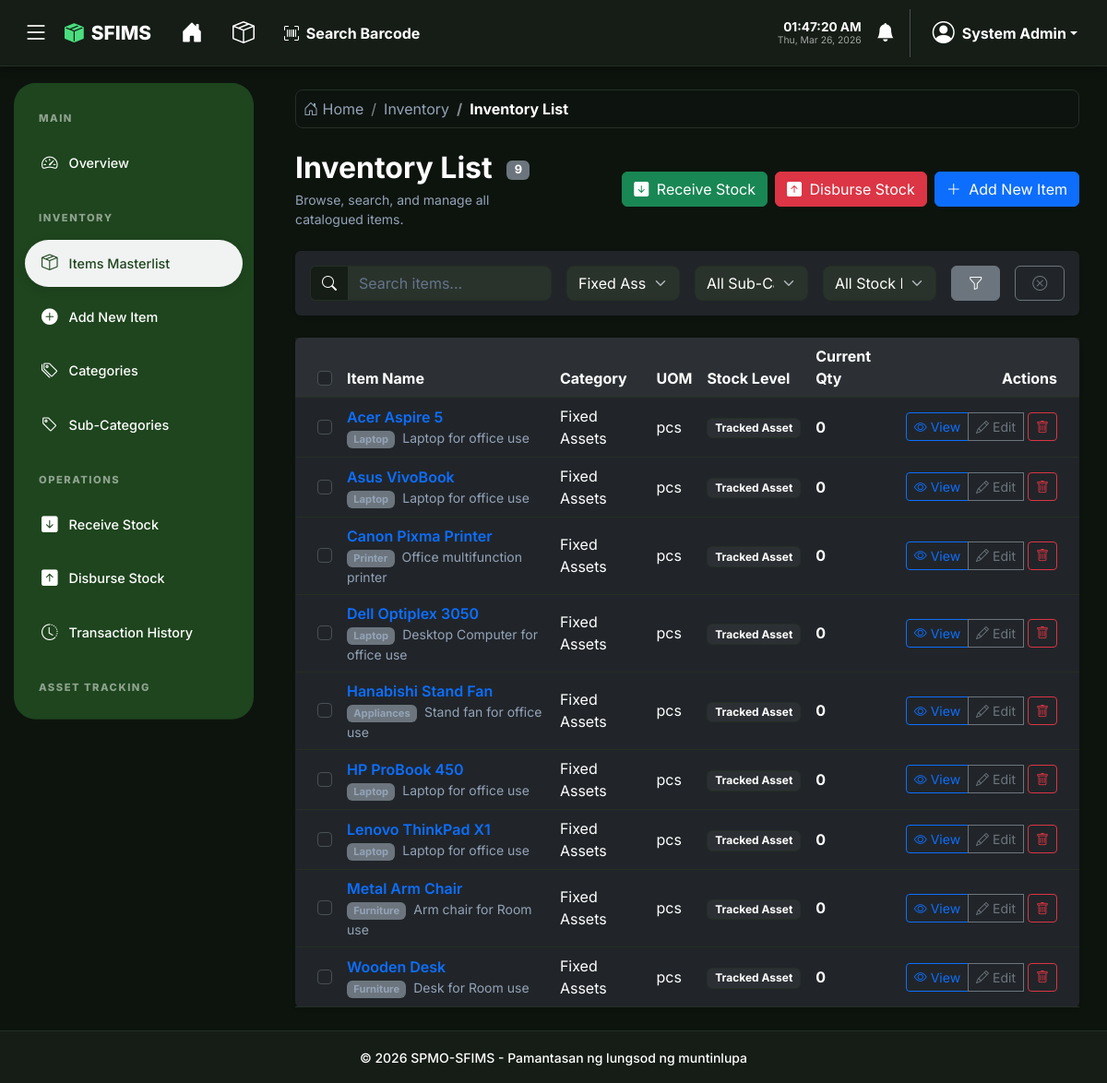
Page /inventory/items.php?category=2 (signed in) on the committed database.
### tables this page shows
CREATE TABLE IF NOT EXISTS items (
    id INT AUTO_INCREMENT PRIMARY KEY,
    name VARCHAR(255) NOT NULL,
    description TEXT,
    category_id INT,
    sub_category_id INT,
    uom VARCHAR(50) NOT NULL,
     
    threshold_quantity INT DEFAULT 0,
    current_quantity INT DEFAULT 0,
    created_at TIMESTAMP DEFAULT CURRENT_TIMESTAMP,
    FOREIGN KEY (category_id) REFERENCES categories(id) ON DELETE
    SET NULL,
        FOREIGN KEY (sub_category_id) REFERENCES sub_categories(id) ON DELETE
    SET NULL
);

CREATE TABLE IF NOT EXISTS sub_categories (
    id INT AUTO_INCREMENT PRIMARY KEY,
    category_id INT NOT NULL,
    name VARCHAR(100) NOT NULL,
    created_at TIMESTAMP DEFAULT CURRENT_TIMESTAMP,
    FOREIGN KEY (category_id) REFERENCES categories(id) ON DELETE CASCADE
);

CREATE TABLE IF NOT EXISTS categories (
    id INT AUTO_INCREMENT PRIMARY KEY,
    name VARCHAR(100) NOT NULL UNIQUE,
    created_at TIMESTAMP DEFAULT CURRENT_TIMESTAMP
);

### config/app.php (called while the page is built, shortened)
<?php
function h($string)
{
    return htmlspecialchars($string, ENT_QUOTES, 'UTF-8');
}

### inventory/items.php (the view, shortened to what this page needs)
<?php
require_once '../config/app.php';
$db = Database::getInstance();
$search = trim($_GET['search'] ?? '');
$category_id = (int)($_GET['category'] ?? 0);
$items_per_page = 50;
$p = max(1, (int)($_GET['page'] ?? 1));
$offset = ($p - 1) * $items_per_page;
$where_clauses = ["1=1"];
$params = [];
if ($category_id > 0) {
    $where_clauses[] = "i.category_id = ?";
    $params[] = $category_id;
}
$where_sql = implode(" AND ", $where_clauses);
$count_query = "SELECT COUNT(*) FROM items i WHERE $where_sql";
$count_stmt = $db->prepare($count_query);
$count_stmt->execute($params);
$total_items = (int)$count_stmt->fetchColumn();
$sql = "SELECT i.*, c.name as category_name, sc.name as sub_category_name
        FROM items i
        LEFT JOIN categories c ON i.category_id = c.id
        LEFT JOIN sub_categories sc ON i.sub_category_id = sc.id
        WHERE $where_sql
        ORDER BY i.name ASC
        LIMIT $items_per_page OFFSET $offset";
$stmt = $db->prepare($sql);
$stmt->execute($params);
$items = $stmt->fetchAll();
$categories = $db->query("SELECT * FROM categories ORDER BY name ASC")->fetchAll();
require_once '../partials/header.php';
?>
<div class="row mb-4 align-items-center">
    <div class="col-md-4">
        <h2 class="fw-bold mb-1">Inventory List
            <span class="badge bg-secondary fs-6 ms-2" style="font-size:0.8rem!important;vertical-align:middle;"><?php echo number_format($total_items); ?></span>
        </h2>
        <p class="text-muted small mb-0">Browse, search, and manage all catalogued items.</p>
    </div>
    <div class="col-md-8 d-flex justify-content-md-end align-items-center gap-2 flex-wrap mt-3 mt-md-0">
        <a href="../staff/receive.php" class="btn btn-success"><i class="bi bi-arrow-down-square-fill me-1"></i> <span class="d-none d-sm-inline">Receive Stock</span></a>
        <a href="../staff/disburse.php" class="btn btn-danger"><i class="bi bi-arrow-up-square-fill me-1"></i> <span class="d-none d-sm-inline">Disburse Stock</span></a>
        <a href="../staff/items_add.php" class="btn btn-primary"><i class="bi bi-plus-lg me-1"></i> <span class="d-none d-sm-inline">Add New Item</span></a>
    </div>
</div>
<div class="card shadow-sm border-0 mb-4">
    <div class="card-body">
        <form method="GET" class="row g-3" id="filterForm">
            <div class="col-md-4">
                <div class="input-group">
                    <button type="submit" class="btn bg-white border border-end-0"><i class="bi bi-search"></i></button>
                    <input type="text" name="search" class="form-control border-start-0" placeholder="Search items..."
                        value="<?php echo h($search); ?>" autocomplete="off">
                </div>
            </div>
            <div class="col-md-2">
                <select name="category" id="categoryFilter" class="form-select">
                    <?php foreach ($categories as $cat): ?>
                        <option value="<?php echo $cat['id']; ?>" <?php echo $category_id == $cat['id'] ? 'selected' : ''; ?>>
                            <?php echo h($cat['name']); ?>
                        </option>
                    <?php endforeach; ?>
                </select>
            </div>
            <div class="col-md-2">
                <select name="sub_category" id="subCategoryFilter" class="form-select">
                    <option value="">All Sub-Categories</option>
                </select>
            </div>
            <div class="col-md-2">
                <select name="stock_level" class="form-select">
                    <option value="">All Stock Levels</option>
                </select>
            </div>
            <div class="col-md-1 d-grid">
                <button type="submit" class="btn btn-secondary"><i class="bi bi-funnel"></i></button>
            </div>
            <div class="col-md-1 d-grid">
                <a href="items.php" class="btn btn-outline-secondary" title="Clear Filters"><i class="bi bi-x-circle"></i></a>
            </div>
        </form>
    </div>
</div>
<div class="card shadow-sm border-0">
    <div class="card-body p-0">
        <div class="table-responsive">
            <table class="table table-hover align-middle mb-0">
                <thead class="bg-light">
                    <tr>
                        <th class="ps-4" style="width: 40px;"><input class="form-check-input" type="checkbox" id="selectAll"></th>
                        <th>Item Name</th>
                        <th>Category</th>
                        <th>UOM</th>
                        <th>Stock Level</th>
                        <th>Current Qty</th>
                        <th class="text-end pe-4">Actions</th>
                    </tr>
                </thead>
                <tbody>
                    <?php if ($items): ?>
                        <?php foreach ($items as $item): ?>
                            <tr>
                                <td class="ps-4"><input class="form-check-input item-checkbox" type="checkbox" value="<?php echo $item['id']; ?>"></td>
                                <td>
                                    <div class="fw-semibold text-primary"><?php echo h($item['name']); ?></div>
                                    <div class="small text-muted">
                                        <?php if ($item['sub_category_name']): ?>
                                            <span class="badge bg-secondary me-1" style="font-size:0.7rem"><?php echo h($item['sub_category_name']); ?></span>
                                        <?php endif; ?>
                                        <?php echo h(substr($item['description'] ?? '', 0, 50)) . (strlen($item['description'] ?? '') > 50 ? '...' : ''); ?>
                                    </div>
                                </td>
                                <td><?php echo h($item['category_name']); ?></td>
                                <td><?php echo h($item['uom']); ?></td>
                                <td>
                                    <?php if ($item['category_name'] === 'Fixed Assets'): ?>
                                        <span class="badge bg-light text-dark border">Tracked Asset</span>
                                    <?php elseif ($item['current_quantity'] == 0): ?>
                                        <span class="badge bg-secondary">Out of Stock</span>
                                    <?php elseif ($item['current_quantity'] <= $item['threshold_quantity']): ?>
                                        <span class="badge bg-danger">Low Stock</span>
                                    <?php else: ?>
                                        <span class="badge bg-success">In Stock</span>
                                    <?php endif; ?>
                                </td>
                                <td class="fw-bold"><?php echo (int)$item['current_quantity']; ?></td>
                                <td class="text-end pe-4">
                                    <div class="btn-group">
                                        <a href="item_details.php?id=<?php echo $item['id']; ?>" class="btn btn-sm btn-outline-primary"><i class="bi bi-eye"></i> View</a>
                                        <a href="../staff/items_edit.php?id=<?php echo $item['id']; ?>" class="btn btn-sm btn-outline-secondary"><i class="bi bi-pencil"></i> Edit</a>
                                        <?php if ($_SESSION['role'] === 'Admin'): ?>
                                        <form method="POST" action="" class="d-inline ms-1" onsubmit="return confirm('Delete this item?');">
                                            <button type="submit" class="btn btn-sm btn-outline-danger"><i class="bi bi-trash"></i></button>
                                        </form>
                                        <?php endif; ?>
                                    </div>
                                </td>
                            </tr>
                        <?php endforeach; ?>
                    <?php endif; ?>
                </tbody>
            </table>
        </div>
    </div>
</div>
<?php require_once '../partials/footer.php'; ?>

### partials/header.php (style rules this page uses)
*, *::before, *::after { transition: background-color 0.3s ease, border-color 0.3s ease, color 0.3s ease, box-shadow 0.3s ease; }
:root { --sfims-bg: #f3f7f4; --sfims-card-bg: #ffffff; --sfims-text: #1e3a1a; --sfims-border: #dce3dc; --sfims-green: #1e451e; --sfims-accent: #2d5a27; --sfims-input-bg: #ffffff; --header-dark: #ffffff; --sidebar-width: 260px; --sidebar-collapsed-width: 84px; --nav-shadow: rgba(0, 0, 0, 0.05); --sidebar-text: rgba(255, 255, 255, 0.85); --dropdown-header-text: #6c757d; }
[data-theme="dark"] { --sfims-bg: #0d140e; --sfims-card-bg: #151d16; --sfims-text: #ffffff; --sfims-border: #242f25; --sfims-green: #1e451e; --sfims-input-bg: #2a332b; --header-dark: #151d16; --nav-shadow: rgba(0, 0, 0, 0.4); --sfims-accent: #ffffff; --sidebar-text: #ffffff; --dropdown-header-text: #cbd5e1; }
body { background-color: var(--sfims-bg) !important; color: var(--sfims-text) !important; font-family: 'Inter', sans-serif; min-height: 100vh; margin: 0; display: flex; flex-direction: column; overflow-x: hidden; }
[data-theme="dark"] .bg-white { background-color: var(--sfims-card-bg) !important; color: var(--sfims-text) !important; }
[data-theme="dark"] .bg-light { background-color: rgba(255, 255, 255, 0.05) !important; color: var(--sfims-text) !important; }
[data-theme="dark"] .text-dark, [data-theme="dark"] .text-black, [data-theme="dark"] h1, [data-theme="dark"] h2, [data-theme="dark"] h3, [data-theme="dark"] h4, [data-theme="dark"] h5, [data-theme="dark"] h6, [data-theme="dark"] .card-title, [data-theme="dark"] .modal-title, [data-theme="dark"] .nav-tabs .nav-link { color: #ffffff !important; }
[data-theme="dark"] .text-muted, [data-theme="dark"] .text-secondary { color: #94a3b8 !important; }
[data-theme="dark"] ::placeholder { color: #64748b !important; opacity: 1 !important; }
[data-theme="dark"] .table { --bs-table-bg: transparent; --bs-table-color: var(--sfims-text); --bs-table-border-color: var(--sfims-border); color: var(--sfims-text); }
.btn-group, td.text-end, td:last-child { white-space: nowrap; }
[data-theme="dark"] .border-bottom, [data-theme="dark"] .border-top, [data-theme="dark"] .border { border-color: var(--sfims-border) !important; }
[data-theme="dark"] p, [data-theme="dark"] span, [data-theme="dark"] label { color: inherit; }
.form-control, .form-select { background-color: var(--sfims-input-bg) !important; border: 1px solid var(--sfims-border) !important; color: var(--sfims-text) !important; border-radius: 8px; }

### rows in the picture
items: name "Acer Aspire 5", sub_category.name "Laptop", description "Laptop for office use", category.name "Fixed Assets", uom "pcs", current_quantity "0"
items: name "Asus VivoBook", sub_category.name "Laptop", description "Laptop for office use", category.name "Fixed Assets", uom "pcs", current_quantity "0"
items: name "Canon Pixma Printer", sub_category.name "Printer", description "Office multifunction printer", category.name "Fixed Assets", uom "pcs", current_quantity "0"
items: name "Dell Optiplex 3050", sub_category.name "Laptop", description "Desktop Computer for office use", category.name "Fixed Assets", uom "pcs", current_quantity "0"
items: name "Hanabishi Stand Fan", sub_category.name "Appliances", description "Stand fan for office use", category.name "Fixed Assets", uom "pcs", current_quantity "0"
items: name "HP ProBook 450", sub_category.name "Laptop", description "Laptop for office use", category.name "Fixed Assets", uom "pcs", current_quantity "0"
items: name "Lenovo ThinkPad X1", sub_category.name "Laptop", description "Laptop for office use", category.name "Fixed Assets", uom "pcs", current_quantity "0"
items: name "Metal Arm Chair", sub_category.name "Furniture", description "Arm chair for Room use", category.name "Fixed Assets", uom "pcs", current_quantity "0"
items: name "Wooden Desk", sub_category.name "Furniture", description "Desk for Room use", category.name "Fixed Assets", uom "pcs", current_quantity "0"

### other values in the picture
$_SESSION['full_name'] "System Admin"
$section "Inventory"
$page_title_display "Inventory List"
$total_items "9"
form field category "Fixed Assets"
